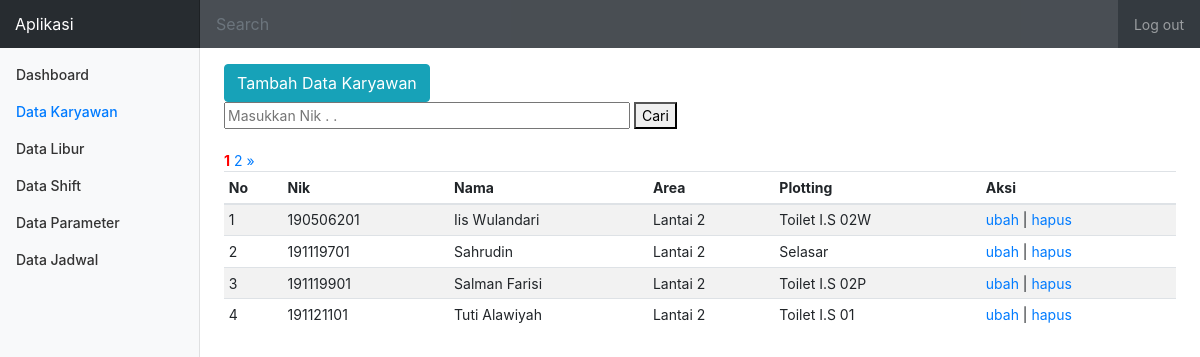
Screenshot of /karyawan.php (signed in) with the database file from the repository.
### tables this page shows
CREATE TABLE `karyawan` (
  `nik` int(10) NOT NULL,
  `nama_karyawan` varchar(100) NOT NULL,
  `area` varchar(30) NOT NULL,
  `plotting` varchar(30) NOT NULL
);

### karyawan.php (the view, shortened to what this page needs)
<?php
require 'koneksi.php';
$jumlahDataPerHalaman = 4;
$result_halaman = (mysqli_query($kon, "SELECT * FROM karyawan"));
$jumlahData = mysqli_num_rows($result_halaman);
$jumlahHalaman = ceil($jumlahData / $jumlahDataPerHalaman);
if( isset($_GET['halaman'])){
	$halamanAktif = $_GET['halaman'];
}else{
	$halamanAktif = 1;
}
$awalData = ($jumlahDataPerHalaman * $halamanAktif) - $jumlahDataPerHalaman ;
if( isset($_POST['cari'])) {
	$cari = $_POST['keyword'];
} else {
	$cari = '';
}
$result = mysqli_query($kon, "SELECT * FROM karyawan WHERE nik LIKE '%$cari%' OR nama_karyawan LIKE '%$cari%' LIMIT $awalData,$jumlahDataPerHalaman");
?>
<!doctype html>
<html lang="en">
<head>
    <link rel="stylesheet" href="asset/css/bootstrap.min.css">
    <link rel="stylesheet" href="asset/css/dashboard.css">
</head>
<body>
    <nav class="navbar navbar-dark sticky-top bg-dark flex-md-nowrap p-0">
        <a class="navbar-brand col-sm-3 col-md-2 mr-0" href="#">Aplikasi</a>
        <input class="form-control form-control-dark w-100" type="text" placeholder="Search" aria-label="Search">
        <ul class="navbar-nav px-3">
            <li class="nav-item text-nowrap">
                <a class="nav-link" href="logout.php">Log out</a>
            </li>
        </ul>
    </nav>
    <div class="container-fluid">
        <div class="row">
            <nav class="col-md-2 d-none d-md-block bg-light sidebar">
                <div class="sidebar-sticky">
                    <ul class="nav flex-column">
                        <li class="nav-item">
                            <a class="nav-link " href="index.php">
                                Dashboard <span class="sr-only">(current)</span>
                            </a>
                        </li>
                        <li class="nav-item">
                            <a class="nav-link active" href="karyawan.php">
                                Data Karyawan
                            </a>
                        </li>
                        <li class="nav-item">
                            <a class="nav-link" href="libur.php">
                                Data Libur
                            </a>
                        </li>
                        <li class="nav-item">
                            <a class="nav-link" href="shift.php">
                                Data Shift
                            </a>
                        </li>
                        <li class="nav-item">
                            <a class="nav-link" href="parameter_ubah.php">
                                Data Parameter
                            </a>
                        </li>
                        <li class="nav-item">
                            <a class="nav-link" href="jadwal.php">
                                Data Jadwal
                            </a>
                        </li>
                    </ul>
                </div>
            </nav>
            <main role="main" class="col-md-9 ml-sm-auto col-lg-10 pt-3 px-4">
                <div class="row">
                    <div class="col-md-12">
                        <a href="karyawan_tambah.php" class="btn btn-info">Tambah Data Karyawan</a>
                        <form action="" method="Post">
                            <input type="text" name="keyword" size="40" autofocus="" placeholder="Masukkan Nik . ." autocomplete="off">
                            <button type="submit" name="cari">Cari</button>
                        </form>
                        <br>
                        <?php for($i = 1; $i <= $jumlahHalaman; $i++) : ?>
                            <?php if($i == $halamanAktif) : ?>
                                <a href="?halaman=<?= $i; ?>" style="font-weight: bold; color:red;"><?= $i; ?></a>
                                <?php else : ?>
                                    <a href="?halaman=<?= $i; ?>"><?= $i; ?></a>
                                <?php endif; ?>
                            <?php endfor; ?>
                            <?php if ($halamanAktif < $jumlahHalaman) : ?>
                        <a href="?halaman=<?= $halamanAktif + 1; ?>">&raquo;</a>
                        <?php endif; ?>
                    </div>
                    <div class="col-md-12">
                        <div class="table-responsive">
                            <table class="table table-striped table-sm">
                                <thead>
                                    <tr>
                                        <th>No</th>
                                        <th>Nik</th>
                                        <th>Nama</th>
                                        <th>Area</th>
                                        <th>Plotting</th>
                                        <th>Aksi</th>
                                    </tr>
                                </thead>
                                <tbody>
                                    <?php
                                    $nomor=1;
                                    if(mysqli_num_rows($result)){
                                    while( $row = mysqli_fetch_assoc($result)){
                                    ?>
                                            <tr>
                                                <td><?= $nomor++ ?></td>
                                                <td><?= $row["nik"]; ?></td>
                                                <td><?= $row["nama_karyawan"]; ?></td>
                                                <td><?= $row["area"]; ?></td>
                                                <td><?= $row["plotting"]; ?></td>
                                                <td>
                                                    <a href="karyawan_ubah.php?nik=<?= $row["nik"]; ?>">ubah</a> |
                                                    <a href="karyawan_hapus.php?nik=<?= $row["nik"]; ?>" onclick="return confirm('yakin ?')">hapus</a>
                                                </td>
                                            </tr>
                                        <?php  }}else{
                                            echo '<tr><td colspan="6" align="center"><i>Data Tidak Ditemukan</i></td></tr>';
                                        } ?>
                                </tbody>
                            </table>
                        </div>
                    </div>
                </div>
            </main>
        </div>
    </div>
</body>
</html>

### asset/css/dashboard.css (style rules this page uses)
body { font-size: .875rem; }
.sidebar { position: fixed; top: 0; bottom: 0; left: 0; z-index: 100; padding: 0; box-shadow: inset -1px 0 0 rgba(0, 0, 0, .1); }
.sidebar-sticky { position: -webkit-sticky; position: sticky; top: 48px; height: calc(100vh - 48px); padding-top: .5rem; overflow-x: hidden; overflow-y: auto; }
.sidebar .nav-link { font-weight: 500; color: #333; }
.sidebar .nav-link.active { color: #007bff; }
.navbar-brand { padding-top: .75rem; padding-bottom: .75rem; font-size: 1rem; background-color: rgba(0, 0, 0, .25); box-shadow: inset -1px 0 0 rgba(0, 0, 0, .25); }
.navbar .form-control { padding: .75rem 1rem; border-width: 0; border-radius: 0; }
.form-control-dark { color: #fff; background-color: rgba(255, 255, 255, .1); border-color: rgba(255, 255, 255, .1); }

### rows the page displays
karyawan: nik "190506201", nama_karyawan "Iis Wulandari", area "Lantai 2", plotting "Toilet I.S 02W"
karyawan: nik "191119701", nama_karyawan "Sahrudin", area "Lantai 2", plotting "Selasar"
karyawan: nik "191119901", nama_karyawan "Salman Farisi", area "Lantai 2", plotting "Toilet I.S 02P"
karyawan: nik "191121101", nama_karyawan "Tuti Alawiyah", area "Lantai 2", plotting "Toilet I.S 01"
